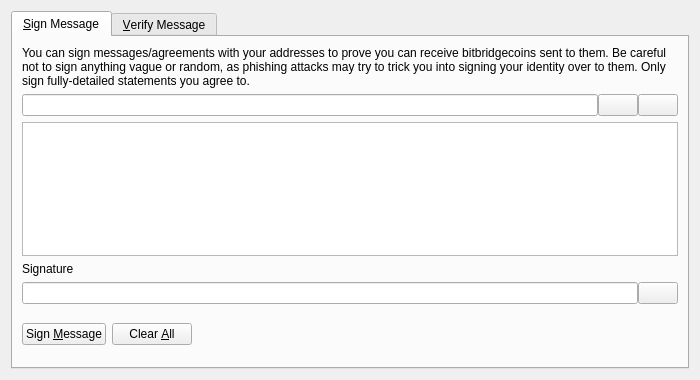
<?xml version="1.0" encoding="UTF-8"?>
<ui version="4.0">
 <class>SignVerifyMessageDialog</class>
 <widget class="QDialog" name="SignVerifyMessageDialog">
  <property name="geometry">
   <rect>
    <x>0</x>
    <y>0</y>
    <width>700</width>
    <height>380</height>
   </rect>
  </property>
  <property name="windowTitle">
   <string>Signatures - Sign / Verify a Message</string>
  </property>
  <property name="modal">
   <bool>true</bool>
  </property>
  <layout class="QVBoxLayout" name="verticalLayout">
   <item>
    <widget class="QTabWidget" name="tabWidget">
     <property name="currentIndex">
      <number>0</number>
     </property>
     <widget class="QWidget" name="tabSignMessage">
      <attribute name="title">
       <string>&amp;Sign Message</string>
      </attribute>
      <layout class="QVBoxLayout" name="verticalLayout_SM">
       <item>
        <widget class="QLabel" name="infoLabel_SM">
         <property name="text">
          <string>You can sign messages/agreements with your addresses to prove you can receive bitbridgecoins sent to them. Be careful not to sign anything vague or random, as phishing attacks may try to trick you into signing your identity over to them. Only sign fully-detailed statements you agree to.</string>
         </property>
         <property name="textFormat">
          <enum>Qt::PlainText</enum>
         </property>
         <property name="wordWrap">
          <bool>true</bool>
         </property>
        </widget>
       </item>
       <item>
        <layout class="QHBoxLayout" name="horizontalLayout_1_SM">
         <property name="spacing">
          <number>0</number>
         </property>
         <item>
          <widget class="QValidatedLineEdit" name="addressIn_SM">
           <property name="toolTip">
            <string>The BitBridgeCoin address to sign the message with</string>
           </property>
          </widget>
         </item>
         <item>
          <widget class="QPushButton" name="addressBookButton_SM">
           <property name="toolTip">
            <string>Choose previously used address</string>
           </property>
           <property name="text">
            <string/>
           </property>
           <property name="icon">
            <iconset resource="../bitbridgecoin.qrc">
             <normaloff>:/icons/address-book</normaloff>:/icons/address-book</iconset>
           </property>
           <property name="shortcut">
            <string>Alt+A</string>
           </property>
           <property name="autoDefault">
            <bool>false</bool>
           </property>
          </widget>
         </item>
         <item>
          <widget class="QPushButton" name="pasteButton_SM">
           <property name="toolTip">
            <string>Paste address from clipboard</string>
           </property>
           <property name="text">
            <string/>
           </property>
           <property name="icon">
            <iconset resource="../bitbridgecoin.qrc">
             <normaloff>:/icons/editpaste</normaloff>:/icons/editpaste</iconset>
           </property>
           <property name="shortcut">
            <string>Alt+P</string>
           </property>
           <property name="autoDefault">
            <bool>false</bool>
           </property>
          </widget>
         </item>
        </layout>
       </item>
       <item>
        <widget class="QPlainTextEdit" name="messageIn_SM">
         <property name="toolTip">
          <string>Enter the message you want to sign here</string>
         </property>
        </widget>
       </item>
       <item>
        <widget class="QLabel" name="signatureLabel_SM">
         <property name="text">
          <string>Signature</string>
         </property>
         <property name="textFormat">
          <enum>Qt::PlainText</enum>
         </property>
        </widget>
       </item>
       <item>
        <layout class="QHBoxLayout" name="horizontalLayout_2_SM">
         <property name="spacing">
          <number>0</number>
         </property>
         <item>
          <widget class="QLineEdit" name="signatureOut_SM">
           <property name="font">
            <font>
             <italic>true</italic>
            </font>
           </property>
           <property name="readOnly">
            <bool>true</bool>
           </property>
          </widget>
         </item>
         <item>
          <widget class="QPushButton" name="copySignatureButton_SM">
           <property name="toolTip">
            <string>Copy the current signature to the system clipboard</string>
           </property>
           <property name="text">
            <string/>
           </property>
           <property name="icon">
            <iconset resource="../bitbridgecoin.qrc">
             <normaloff>:/icons/editcopy</normaloff>:/icons/editcopy</iconset>
           </property>
           <property name="autoDefault">
            <bool>false</bool>
           </property>
          </widget>
         </item>
        </layout>
       </item>
       <item>
        <layout class="QHBoxLayout" name="horizontalLayout_3_SM">
         <item>
          <widget class="QPushButton" name="signMessageButton_SM">
           <property name="toolTip">
            <string>Sign the message to prove you own this BitBridgeCoin address</string>
           </property>
           <property name="text">
            <string>Sign &amp;Message</string>
           </property>
           <property name="icon">
            <iconset resource="../bitbridgecoin.qrc">
             <normaloff>:/icons/edit</normaloff>:/icons/edit</iconset>
           </property>
           <property name="autoDefault">
            <bool>false</bool>
           </property>
          </widget>
         </item>
         <item>
          <widget class="QPushButton" name="clearButton_SM">
           <property name="toolTip">
            <string>Reset all sign message fields</string>
           </property>
           <property name="text">
            <string>Clear &amp;All</string>
           </property>
           <property name="icon">
            <iconset resource="../bitbridgecoin.qrc">
             <normaloff>:/icons/remove</normaloff>:/icons/remove</iconset>
           </property>
           <property name="autoDefault">
            <bool>false</bool>
           </property>
          </widget>
         </item>
         <item>
          <spacer name="horizontalSpacer_1_SM">
           <property name="orientation">
            <enum>Qt::Horizontal</enum>
           </property>
           <property name="sizeHint" stdset="0">
            <size>
             <width>40</width>
             <height>48</height>
            </size>
           </property>
          </spacer>
         </item>
         <item>
          <widget class="QLabel" name="statusLabel_SM">
           <property name="font">
            <font>
             <weight>75</weight>
             <bold>true</bold>
            </font>
           </property>
           <property name="text">
            <string/>
           </property>
           <property name="wordWrap">
            <bool>true</bool>
           </property>
          </widget>
         </item>
         <item>
          <spacer name="horizontalSpacer_2_SM">
           <property name="orientation">
            <enum>Qt::Horizontal</enum>
           </property>
           <property name="sizeHint" stdset="0">
            <size>
             <width>40</width>
             <height>48</height>
            </size>
           </property>
          </spacer>
         </item>
        </layout>
       </item>
      </layout>
     </widget>
     <widget class="QWidget" name="tabVerifyMessage">
      <attribute name="title">
       <string>&amp;Verify Message</string>
      </attribute>
      <layout class="QVBoxLayout" name="verticalLayout_VM">
       <item>
        <widget class="QLabel" name="infoLabel_VM">
         <property name="text">
          <string>Enter the receiver's address, message (ensure you copy line breaks, spaces, tabs, etc. exactly) and signature below to verify the message. Be careful not to read more into the signature than what is in the signed message itself, to avoid being tricked by a man-in-the-middle attack. Note that this only proves the signing party receives with the address, it cannot prove sendership of any transaction!</string>
         </property>
         <property name="textFormat">
          <enum>Qt::PlainText</enum>
         </property>
         <property name="alignment">
          <set>Qt::AlignLeading|Qt::AlignLeft|Qt::AlignTop</set>
         </property>
         <property name="wordWrap">
          <bool>true</bool>
         </property>
        </widget>
       </item>
       <item>
        <layout class="QHBoxLayout" name="horizontalLayout_1_VM">
         <property name="spacing">
          <number>0</number>
         </property>
         <item>
          <widget class="QValidatedLineEdit" name="addressIn_VM">
           <property name="toolTip">
            <string>The BitBridgeCoin address the message was signed with</string>
           </property>
          </widget>
         </item>
         <item>
          <widget class="QPushButton" name="addressBookButton_VM">
           <property name="toolTip">
            <string>Choose previously used address</string>
           </property>
           <property name="text">
            <string/>
           </property>
           <property name="icon">
            <iconset resource="../bitbridgecoin.qrc">
             <normaloff>:/icons/address-book</normaloff>:/icons/address-book</iconset>
           </property>
           <property name="shortcut">
            <string>Alt+A</string>
           </property>
           <property name="autoDefault">
            <bool>false</bool>
           </property>
          </widget>
         </item>
        </layout>
       </item>
       <item>
        <widget class="QPlainTextEdit" name="messageIn_VM"/>
       </item>
       <item>
        <widget class="QValidatedLineEdit" name="signatureIn_VM"/>
       </item>
       <item>
        <layout class="QHBoxLayout" name="horizontalLayout_2_VM">
         <item>
          <widget class="QPushButton" name="verifyMessageButton_VM">
           <property name="toolTip">
            <string>Verify the message to ensure it was signed with the specified BitBridgeCoin address</string>
           </property>
           <property name="text">
            <string>Verify &amp;Message</string>
           </property>
           <property name="icon">
            <iconset resource="../bitbridgecoin.qrc">
             <normaloff>:/icons/transaction_0</normaloff>:/icons/transaction_0</iconset>
           </property>
           <property name="autoDefault">
            <bool>false</bool>
           </property>
          </widget>
         </item>
         <item>
          <widget class="QPushButton" name="clearButton_VM">
           <property name="toolTip">
            <string>Reset all verify message fields</string>
           </property>
           <property name="text">
            <string>Clear &amp;All</string>
           </property>
           <property name="icon">
            <iconset resource="../bitbridgecoin.qrc">
             <normaloff>:/icons/remove</normaloff>:/icons/remove</iconset>
           </property>
           <property name="autoDefault">
            <bool>false</bool>
           </property>
          </widget>
         </item>
         <item>
          <spacer name="horizontalSpacer_1_VM">
           <property name="orientation">
            <enum>Qt::Horizontal</enum>
           </property>
           <property name="sizeHint" stdset="0">
            <size>
             <width>40</width>
             <height>48</height>
            </size>
           </property>
          </spacer>
         </item>
         <item>
          <widget class="QLabel" name="statusLabel_VM">
           <property name="font">
            <font>
             <weight>75</weight>
             <bold>true</bold>
            </font>
           </property>
           <property name="text">
            <string/>
           </property>
           <property name="wordWrap">
            <bool>true</bool>
           </property>
          </widget>
         </item>
         <item>
          <spacer name="horizontalSpacer_2_VM">
           <property name="orientation">
            <enum>Qt::Horizontal</enum>
           </property>
           <property name="sizeHint" stdset="0">
            <size>
             <width>40</width>
             <height>48</height>
            </size>
           </property>
          </spacer>
         </item>
        </layout>
       </item>
      </layout>
     </widget>
    </widget>
   </item>
  </layout>
 </widget>
 <customwidgets>
  <customwidget>
   <class>QValidatedLineEdit</class>
   <extends>QLineEdit</extends>
   <header>qvalidatedlineedit.h</header>
  </customwidget>
 </customwidgets>
 <resources>
  <include location="../bitbridgecoin.qrc"/>
 </resources>
 <connections/>
</ui>
